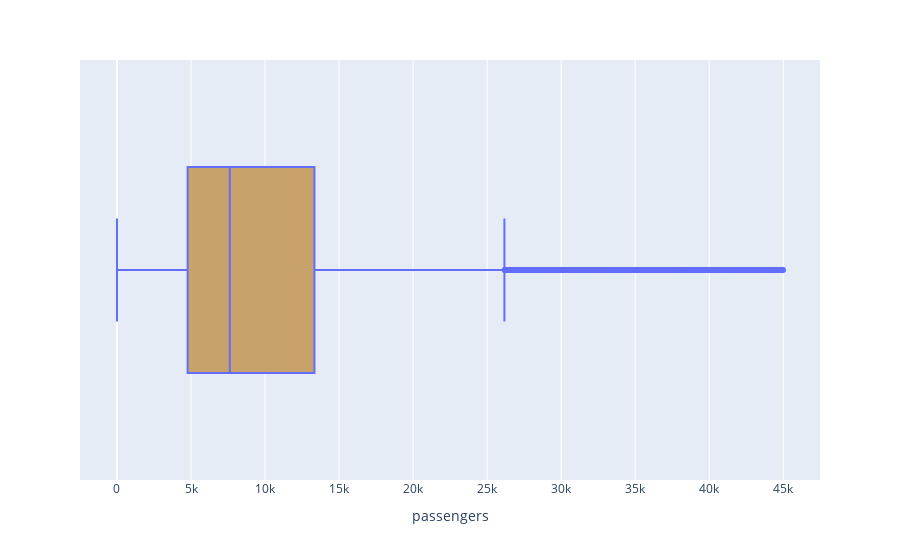

Source (notebook cell):
### Code cell
fig = px.box(df, x = df['passengers'])
fig.update_traces(fillcolor = '#C9A26B')

### Figure 1 — Plotly figure (JSON) as saved in the notebook; plotly's stock layout.template omitted (floating-point values rounded to 4 significant figures; data arrays with more than 128 entries replaced by an {"elided": "..."} marker saying what was removed)
{"data": [{"alignmentgroup": "True", "fillcolor": "#C9A26B", "hovertemplate": "passengers=%{x}<extra></extra>", "legendgroup": "", "marker": {"color": "#636efa"}, "name": "", "notched": false, "offsetgroup": "", "orientation": "h", "showlegend": false, "type": "box", "x": {"elided": "12512 int values"}, "x0": " ", "xaxis": "x", "y0": " ", "yaxis": "y"}], "layout": {"boxmode": "group", "legend": {"tracegroupgap": 0}, "margin": {"t": 60}, "xaxis": {"anchor": "y", "domain": [0, 1], "title": {"text": "passengers"}}, "yaxis": {"anchor": "x", "domain": [0, 1]}}}
